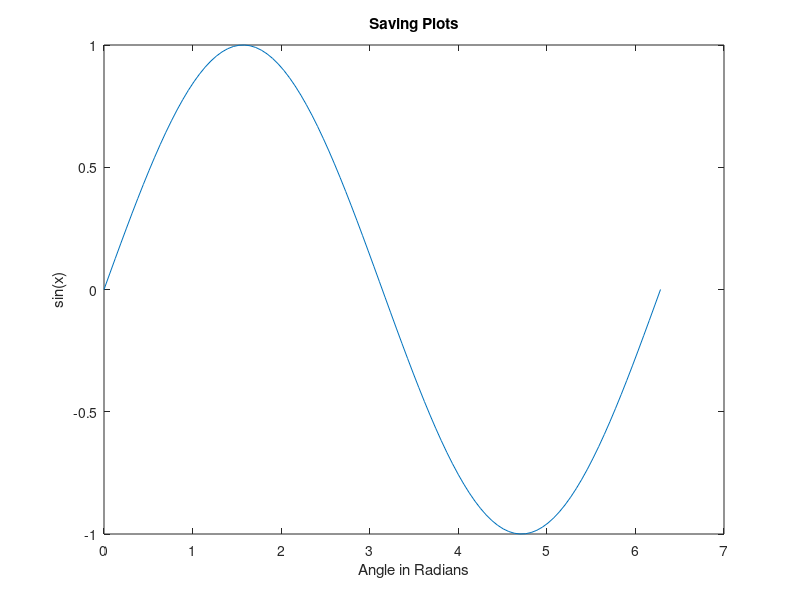
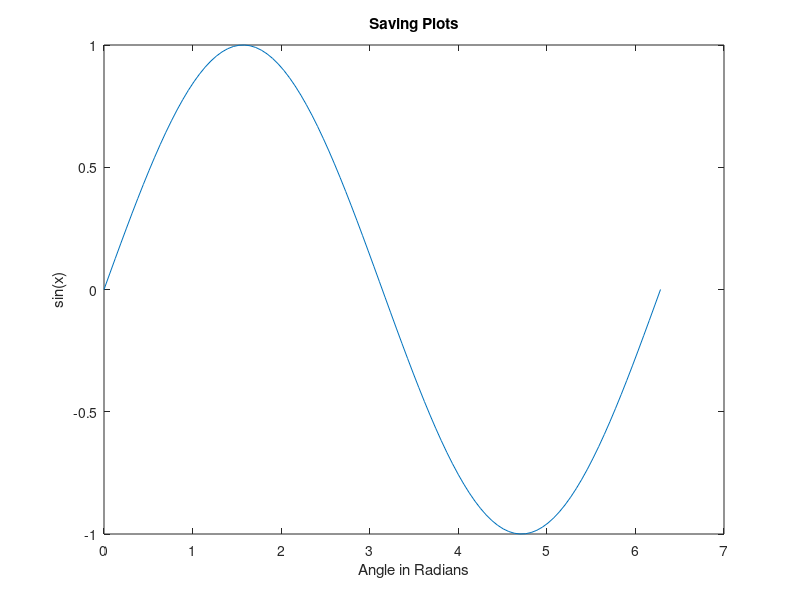

Source code (MATLAB) for these figures, in order: (Note: this script raises an error after producing the figures.)
% ex0570_saving.m
% 5.7 플롯 저장하기 - .fig(재편집용)와 그림 파일(문서 삽입용)

clear; clc; close all

x = linspace(0, 2*pi, 100);
plot(x, sin(x))
title("Saving Plots")
xlabel("Angle in Radians"); ylabel("sin(x)")

outDir = tempname;          % 예제이므로 임시 폴더에 저장한다
mkdir(outDir);

figFile = fullfile(outDir, "myplot.fig");
pngFile = fullfile(outDir, "myplot.png");

savefig(figFile)            % MATLAB 전용 형식 - 나중에 다시 편집 가능
exportgraphics(gcf, pngFile)% 문서에 넣을 그림 파일

close all
f  = openfig(figFile);      % .fig를 다시 열면 축, 라벨이 그대로 살아난다
ax = findobj(f, "Type", "axes");                % 축을 이름으로 찾는다
fprintf("다시 연 figure의 제목: %s\n", ax.Title.String);

dir(outDir)

theme(gcf, "light")   % 문서용 밝은 테마 (5.7절 참고)
exportgraphics(gcf, "../../textbook/ch05/img/ex0570_saving.png")

close(f)
rmdir(outDir, "s");         % 예제 뒤처리
